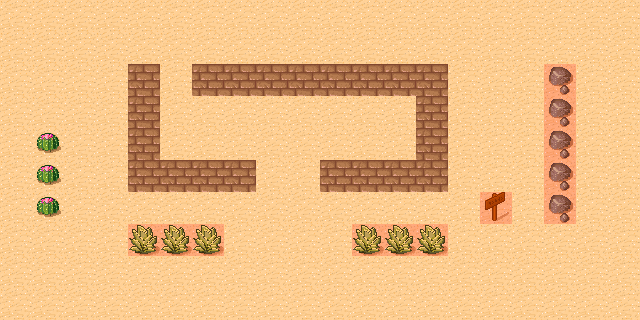

Below is a game level as drawn by its tile map, then a one-line description and the .tmx that defines it (tile-layer data replaced by summaries):
An orthogonal 20x10 tile map with 32x32 px tiles, 2 tile layers (Background, Meta), 2 tilesets and 4 objects (SpawnPoint).

<map version="1.0" orientation="orthogonal" width="20" height="10" tilewidth="32" tileheight="32">
 <tileset firstgid="1" name="tmw_desert_spacing" tilewidth="32" tileheight="32" spacing="1" margin="1">
  <image source="tmw_desert_spacing.png" width="265" height="199" />
 </tileset>
 <tileset firstgid="49" name="meta_tiles" tilewidth="32" tileheight="32" spacing="1" margin="1">
  <image source="meta_tiles.png" width="67" height="34" />
  <tile id="0">
   <properties>
    <property name="collidable" value="true" />
   </properties>
  </tile>
 </tileset>
 <layer name="Background" width="20" height="10">
  <data>[200 cells, 200 non-empty, 6 distinct tile ids]</data>
 </layer>
 <layer name="Meta" width="20" height="10">
  <data>[200 cells, 33 non-empty, 1 distinct tile ids]</data>
 </layer>
 <objectgroup name="Objects" width="20" height="10">
  <object x="400" y="272">
   <properties>
    <property name="imageName" value="Block.png" />
    <property name="movable" value="True" />
   </properties>
  </object>
  <object name="SpawnPoint" x="304" y="144" />
  <object x="271" y="239">
   <properties>
    <property name="imageName" value="Block.png" />
    <property name="movable" value="True" />
   </properties>
  </object>
  <object x="495" y="79">
   <properties>
    <property name="imageName" value="Block.png" />
    <property name="movable" value="True" />
   </properties>
  </object>
 </objectgroup>
</map>
